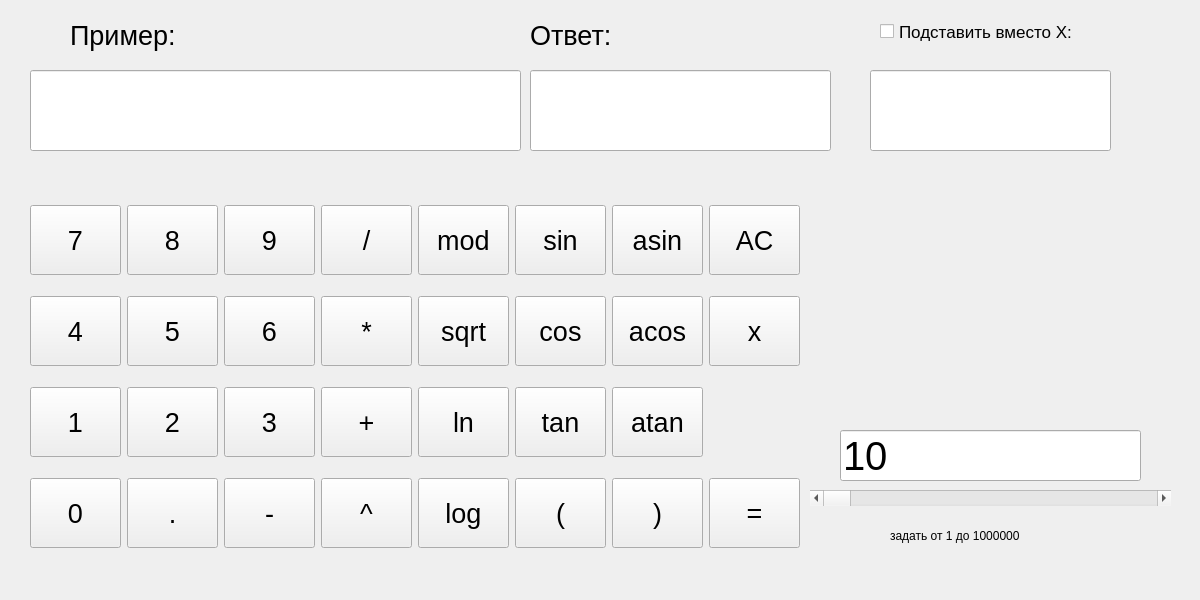
<?xml version="1.0" encoding="UTF-8"?>
<ui version="4.0">
 <class>MainWindow</class>
 <widget class="QMainWindow" name="MainWindow">
  <property name="geometry">
   <rect>
    <x>0</x>
    <y>0</y>
    <width>1200</width>
    <height>600</height>
   </rect>
  </property>
  <property name="minimumSize">
   <size>
    <width>1200</width>
    <height>600</height>
   </size>
  </property>
  <property name="maximumSize">
   <size>
    <width>1200</width>
    <height>600</height>
   </size>
  </property>
  <property name="windowTitle">
   <string>MainWindow</string>
  </property>
  <widget class="QWidget" name="centralwidget">
   <widget class="QWidget" name="layoutWidget">
    <property name="geometry">
     <rect>
      <x>30</x>
      <y>190</y>
      <width>770</width>
      <height>376</height>
     </rect>
    </property>
    <property name="minimumSize">
     <size>
      <width>0</width>
      <height>70</height>
     </size>
    </property>
    <property name="font">
     <font>
      <pointsize>20</pointsize>
     </font>
    </property>
    <layout class="QGridLayout" name="gridLayout">
     <item row="0" column="8">
      <widget class="QPushButton" name="Button_sin">
       <property name="minimumSize">
        <size>
         <width>0</width>
         <height>70</height>
        </size>
       </property>
       <property name="font">
        <font>
         <pointsize>20</pointsize>
        </font>
       </property>
       <property name="text">
        <string>sin</string>
       </property>
      </widget>
     </item>
     <item row="1" column="0">
      <widget class="QPushButton" name="Button_4">
       <property name="minimumSize">
        <size>
         <width>0</width>
         <height>70</height>
        </size>
       </property>
       <property name="font">
        <font>
         <pointsize>20</pointsize>
        </font>
       </property>
       <property name="text">
        <string>4</string>
       </property>
      </widget>
     </item>
     <item row="3" column="8">
      <widget class="QPushButton" name="Button_skob_up">
       <property name="minimumSize">
        <size>
         <width>0</width>
         <height>70</height>
        </size>
       </property>
       <property name="font">
        <font>
         <pointsize>20</pointsize>
        </font>
       </property>
       <property name="text">
        <string>(</string>
       </property>
      </widget>
     </item>
     <item row="3" column="0">
      <widget class="QPushButton" name="Button_0">
       <property name="minimumSize">
        <size>
         <width>0</width>
         <height>70</height>
        </size>
       </property>
       <property name="font">
        <font>
         <pointsize>20</pointsize>
        </font>
       </property>
       <property name="text">
        <string>0</string>
       </property>
      </widget>
     </item>
     <item row="3" column="3">
      <widget class="QPushButton" name="Button_step">
       <property name="minimumSize">
        <size>
         <width>0</width>
         <height>70</height>
        </size>
       </property>
       <property name="font">
        <font>
         <pointsize>20</pointsize>
        </font>
       </property>
       <property name="text">
        <string>^</string>
       </property>
      </widget>
     </item>
     <item row="3" column="1">
      <widget class="QPushButton" name="Button_dot">
       <property name="minimumSize">
        <size>
         <width>0</width>
         <height>70</height>
        </size>
       </property>
       <property name="font">
        <font>
         <pointsize>20</pointsize>
        </font>
       </property>
       <property name="text">
        <string>.</string>
       </property>
      </widget>
     </item>
     <item row="0" column="1">
      <widget class="QPushButton" name="Button_8">
       <property name="minimumSize">
        <size>
         <width>0</width>
         <height>70</height>
        </size>
       </property>
       <property name="font">
        <font>
         <pointsize>20</pointsize>
        </font>
       </property>
       <property name="text">
        <string>8</string>
       </property>
      </widget>
     </item>
     <item row="3" column="2">
      <widget class="QPushButton" name="Button_min">
       <property name="minimumSize">
        <size>
         <width>0</width>
         <height>70</height>
        </size>
       </property>
       <property name="font">
        <font>
         <pointsize>20</pointsize>
        </font>
       </property>
       <property name="text">
        <string>-</string>
       </property>
      </widget>
     </item>
     <item row="2" column="8">
      <widget class="QPushButton" name="Button_tan">
       <property name="minimumSize">
        <size>
         <width>0</width>
         <height>70</height>
        </size>
       </property>
       <property name="font">
        <font>
         <pointsize>20</pointsize>
        </font>
       </property>
       <property name="text">
        <string>tan</string>
       </property>
      </widget>
     </item>
     <item row="1" column="11">
      <widget class="QPushButton" name="Button_x">
       <property name="minimumSize">
        <size>
         <width>0</width>
         <height>70</height>
        </size>
       </property>
       <property name="font">
        <font>
         <pointsize>20</pointsize>
        </font>
       </property>
       <property name="text">
        <string>x</string>
       </property>
      </widget>
     </item>
     <item row="1" column="10">
      <widget class="QPushButton" name="Button_acos">
       <property name="minimumSize">
        <size>
         <width>0</width>
         <height>70</height>
        </size>
       </property>
       <property name="font">
        <font>
         <pointsize>20</pointsize>
        </font>
       </property>
       <property name="text">
        <string>acos</string>
       </property>
      </widget>
     </item>
     <item row="1" column="7">
      <widget class="QPushButton" name="Button_sprt">
       <property name="minimumSize">
        <size>
         <width>0</width>
         <height>70</height>
        </size>
       </property>
       <property name="font">
        <font>
         <pointsize>20</pointsize>
        </font>
       </property>
       <property name="text">
        <string>sqrt</string>
       </property>
      </widget>
     </item>
     <item row="2" column="0">
      <widget class="QPushButton" name="Button_1">
       <property name="minimumSize">
        <size>
         <width>0</width>
         <height>70</height>
        </size>
       </property>
       <property name="font">
        <font>
         <pointsize>20</pointsize>
        </font>
       </property>
       <property name="text">
        <string>1</string>
       </property>
      </widget>
     </item>
     <item row="1" column="3">
      <widget class="QPushButton" name="Button_umn">
       <property name="minimumSize">
        <size>
         <width>0</width>
         <height>70</height>
        </size>
       </property>
       <property name="font">
        <font>
         <pointsize>20</pointsize>
        </font>
       </property>
       <property name="text">
        <string>*</string>
       </property>
      </widget>
     </item>
     <item row="2" column="1">
      <widget class="QPushButton" name="Button_2">
       <property name="minimumSize">
        <size>
         <width>0</width>
         <height>70</height>
        </size>
       </property>
       <property name="font">
        <font>
         <pointsize>20</pointsize>
        </font>
       </property>
       <property name="text">
        <string>2</string>
       </property>
      </widget>
     </item>
     <item row="3" column="10">
      <widget class="QPushButton" name="Button_skob_don">
       <property name="minimumSize">
        <size>
         <width>0</width>
         <height>70</height>
        </size>
       </property>
       <property name="font">
        <font>
         <pointsize>20</pointsize>
        </font>
       </property>
       <property name="text">
        <string>)</string>
       </property>
      </widget>
     </item>
     <item row="0" column="11">
      <widget class="QPushButton" name="Button_ac">
       <property name="minimumSize">
        <size>
         <width>0</width>
         <height>70</height>
        </size>
       </property>
       <property name="font">
        <font>
         <pointsize>20</pointsize>
        </font>
       </property>
       <property name="text">
        <string>AC</string>
       </property>
      </widget>
     </item>
     <item row="2" column="7">
      <widget class="QPushButton" name="Button_ln">
       <property name="minimumSize">
        <size>
         <width>0</width>
         <height>70</height>
        </size>
       </property>
       <property name="font">
        <font>
         <pointsize>20</pointsize>
        </font>
       </property>
       <property name="text">
        <string>ln</string>
       </property>
      </widget>
     </item>
     <item row="3" column="7">
      <widget class="QPushButton" name="Button_log">
       <property name="minimumSize">
        <size>
         <width>0</width>
         <height>70</height>
        </size>
       </property>
       <property name="font">
        <font>
         <pointsize>20</pointsize>
        </font>
       </property>
       <property name="text">
        <string>log</string>
       </property>
      </widget>
     </item>
     <item row="1" column="1">
      <widget class="QPushButton" name="Button_5">
       <property name="minimumSize">
        <size>
         <width>0</width>
         <height>70</height>
        </size>
       </property>
       <property name="font">
        <font>
         <pointsize>20</pointsize>
        </font>
       </property>
       <property name="text">
        <string>5</string>
       </property>
      </widget>
     </item>
     <item row="2" column="2">
      <widget class="QPushButton" name="Button_3">
       <property name="minimumSize">
        <size>
         <width>0</width>
         <height>70</height>
        </size>
       </property>
       <property name="font">
        <font>
         <pointsize>20</pointsize>
        </font>
       </property>
       <property name="text">
        <string>3</string>
       </property>
      </widget>
     </item>
     <item row="1" column="2">
      <widget class="QPushButton" name="Button_6">
       <property name="minimumSize">
        <size>
         <width>0</width>
         <height>70</height>
        </size>
       </property>
       <property name="font">
        <font>
         <pointsize>20</pointsize>
        </font>
       </property>
       <property name="text">
        <string>6</string>
       </property>
      </widget>
     </item>
     <item row="2" column="10">
      <widget class="QPushButton" name="Button_atan">
       <property name="minimumSize">
        <size>
         <width>0</width>
         <height>70</height>
        </size>
       </property>
       <property name="font">
        <font>
         <pointsize>20</pointsize>
        </font>
       </property>
       <property name="text">
        <string>atan</string>
       </property>
      </widget>
     </item>
     <item row="0" column="10">
      <widget class="QPushButton" name="Button_asin">
       <property name="minimumSize">
        <size>
         <width>0</width>
         <height>70</height>
        </size>
       </property>
       <property name="font">
        <font>
         <pointsize>20</pointsize>
        </font>
       </property>
       <property name="text">
        <string>asin</string>
       </property>
      </widget>
     </item>
     <item row="2" column="3">
      <widget class="QPushButton" name="Button_sum">
       <property name="minimumSize">
        <size>
         <width>0</width>
         <height>70</height>
        </size>
       </property>
       <property name="font">
        <font>
         <pointsize>20</pointsize>
        </font>
       </property>
       <property name="text">
        <string>+</string>
       </property>
      </widget>
     </item>
     <item row="0" column="7">
      <widget class="QPushButton" name="Button_mod">
       <property name="minimumSize">
        <size>
         <width>0</width>
         <height>70</height>
        </size>
       </property>
       <property name="font">
        <font>
         <pointsize>20</pointsize>
        </font>
       </property>
       <property name="text">
        <string>mod</string>
       </property>
      </widget>
     </item>
     <item row="3" column="11">
      <widget class="QPushButton" name="Button_funk">
       <property name="minimumSize">
        <size>
         <width>0</width>
         <height>70</height>
        </size>
       </property>
       <property name="font">
        <font>
         <pointsize>20</pointsize>
        </font>
       </property>
       <property name="text">
        <string>=</string>
       </property>
      </widget>
     </item>
     <item row="0" column="0">
      <widget class="QPushButton" name="Button_7">
       <property name="minimumSize">
        <size>
         <width>0</width>
         <height>70</height>
        </size>
       </property>
       <property name="font">
        <font>
         <pointsize>20</pointsize>
        </font>
       </property>
       <property name="text">
        <string>7</string>
       </property>
      </widget>
     </item>
     <item row="1" column="8">
      <widget class="QPushButton" name="Button_cos">
       <property name="minimumSize">
        <size>
         <width>0</width>
         <height>70</height>
        </size>
       </property>
       <property name="font">
        <font>
         <pointsize>20</pointsize>
        </font>
       </property>
       <property name="text">
        <string>cos</string>
       </property>
      </widget>
     </item>
     <item row="0" column="3">
      <widget class="QPushButton" name="Button_dil">
       <property name="minimumSize">
        <size>
         <width>0</width>
         <height>70</height>
        </size>
       </property>
       <property name="font">
        <font>
         <pointsize>20</pointsize>
        </font>
       </property>
       <property name="text">
        <string>/</string>
       </property>
      </widget>
     </item>
     <item row="0" column="2">
      <widget class="QPushButton" name="Button_9">
       <property name="minimumSize">
        <size>
         <width>0</width>
         <height>70</height>
        </size>
       </property>
       <property name="font">
        <font>
         <pointsize>20</pointsize>
        </font>
       </property>
       <property name="text">
        <string>9</string>
       </property>
      </widget>
     </item>
    </layout>
   </widget>
   <widget class="QLabel" name="label">
    <property name="geometry">
     <rect>
      <x>70</x>
      <y>20</y>
      <width>201</width>
      <height>31</height>
     </rect>
    </property>
    <property name="font">
     <font>
      <pointsize>20</pointsize>
     </font>
    </property>
    <property name="text">
     <string>Пример:</string>
    </property>
   </widget>
   <widget class="QCustomPlot" name="widget" native="true">
    <property name="geometry">
     <rect>
      <x>850</x>
      <y>180</y>
      <width>271</width>
      <height>221</height>
     </rect>
    </property>
   </widget>
   <widget class="QLineEdit" name="lineEdit_2">
    <property name="geometry">
     <rect>
      <x>530</x>
      <y>70</y>
      <width>301</width>
      <height>81</height>
     </rect>
    </property>
    <property name="font">
     <font>
      <pointsize>30</pointsize>
     </font>
    </property>
    <property name="readOnly">
     <bool>true</bool>
    </property>
   </widget>
   <widget class="QLineEdit" name="substitution">
    <property name="geometry">
     <rect>
      <x>870</x>
      <y>70</y>
      <width>241</width>
      <height>81</height>
     </rect>
    </property>
    <property name="font">
     <font>
      <pointsize>30</pointsize>
     </font>
    </property>
    <property name="text">
     <string/>
    </property>
    <property name="readOnly">
     <bool>true</bool>
    </property>
   </widget>
   <widget class="QCheckBox" name="checkBox_3">
    <property name="geometry">
     <rect>
      <x>880</x>
      <y>20</y>
      <width>211</width>
      <height>23</height>
     </rect>
    </property>
    <property name="font">
     <font>
      <pointsize>13</pointsize>
     </font>
    </property>
    <property name="text">
     <string>Подставить вместо Х:</string>
    </property>
   </widget>
   <widget class="QLabel" name="label_2">
    <property name="geometry">
     <rect>
      <x>530</x>
      <y>10</y>
      <width>131</width>
      <height>51</height>
     </rect>
    </property>
    <property name="font">
     <font>
      <pointsize>20</pointsize>
     </font>
    </property>
    <property name="text">
     <string>Ответ:</string>
    </property>
   </widget>
   <widget class="QLineEdit" name="mach">
    <property name="geometry">
     <rect>
      <x>840</x>
      <y>430</y>
      <width>301</width>
      <height>51</height>
     </rect>
    </property>
    <property name="font">
     <font>
      <pointsize>30</pointsize>
     </font>
    </property>
    <property name="text">
     <string>10</string>
    </property>
    <property name="readOnly">
     <bool>true</bool>
    </property>
   </widget>
   <widget class="QLineEdit" name="lineEdit">
    <property name="geometry">
     <rect>
      <x>30</x>
      <y>70</y>
      <width>491</width>
      <height>81</height>
     </rect>
    </property>
    <property name="font">
     <font>
      <pointsize>30</pointsize>
     </font>
    </property>
    <property name="text">
     <string/>
    </property>
    <property name="readOnly">
     <bool>true</bool>
    </property>
   </widget>
   <widget class="QLabel" name="label_21">
    <property name="geometry">
     <rect>
      <x>890</x>
      <y>510</y>
      <width>221</width>
      <height>51</height>
     </rect>
    </property>
    <property name="text">
     <string>задать от 1 до 1000000 </string>
    </property>
   </widget>
   <widget class="QScrollBar" name="horizontalScrollBar">
    <property name="geometry">
     <rect>
      <x>810</x>
      <y>490</y>
      <width>361</width>
      <height>16</height>
     </rect>
    </property>
    <property name="minimum">
     <number>1</number>
    </property>
    <property name="maximum">
     <number>1000000</number>
    </property>
    <property name="orientation">
     <enum>Qt::Horizontal</enum>
    </property>
   </widget>
  </widget>
 </widget>
 <customwidgets>
  <customwidget>
   <class>QCustomPlot</class>
   <extends>QWidget</extends>
   <header>qcustomplot.h</header>
   <container>1</container>
  </customwidget>
 </customwidgets>
 <resources/>
 <connections/>
</ui>
